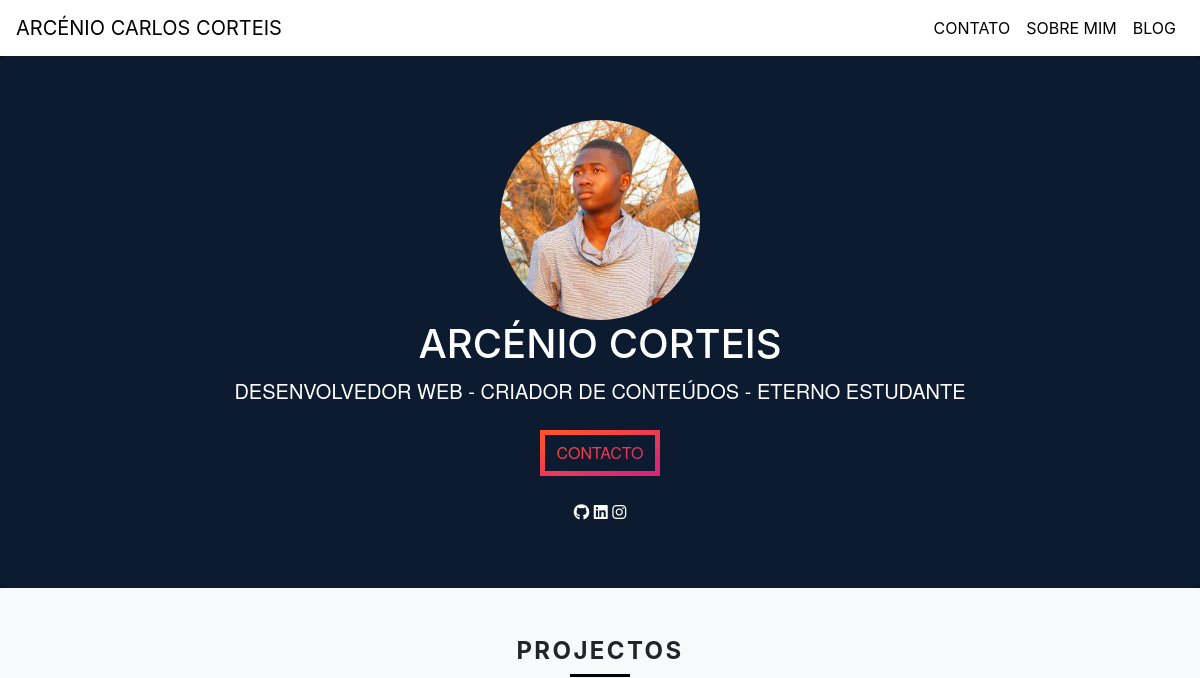
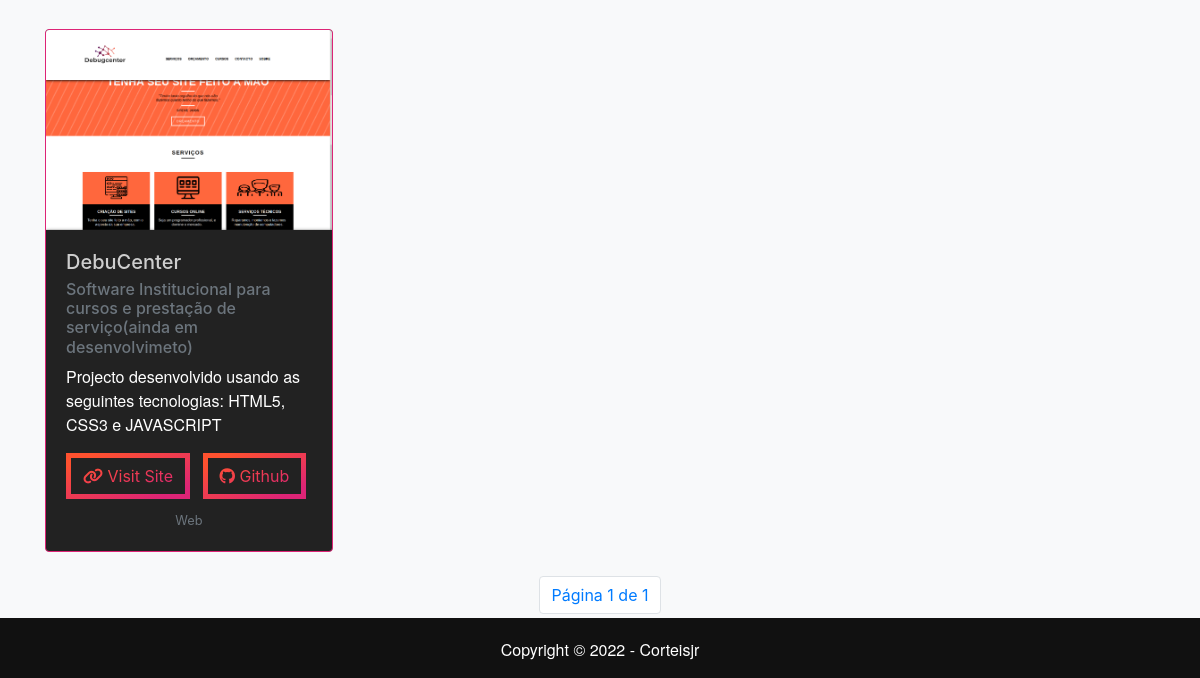
The app's page /, older data (2 pictures, top to bottom).
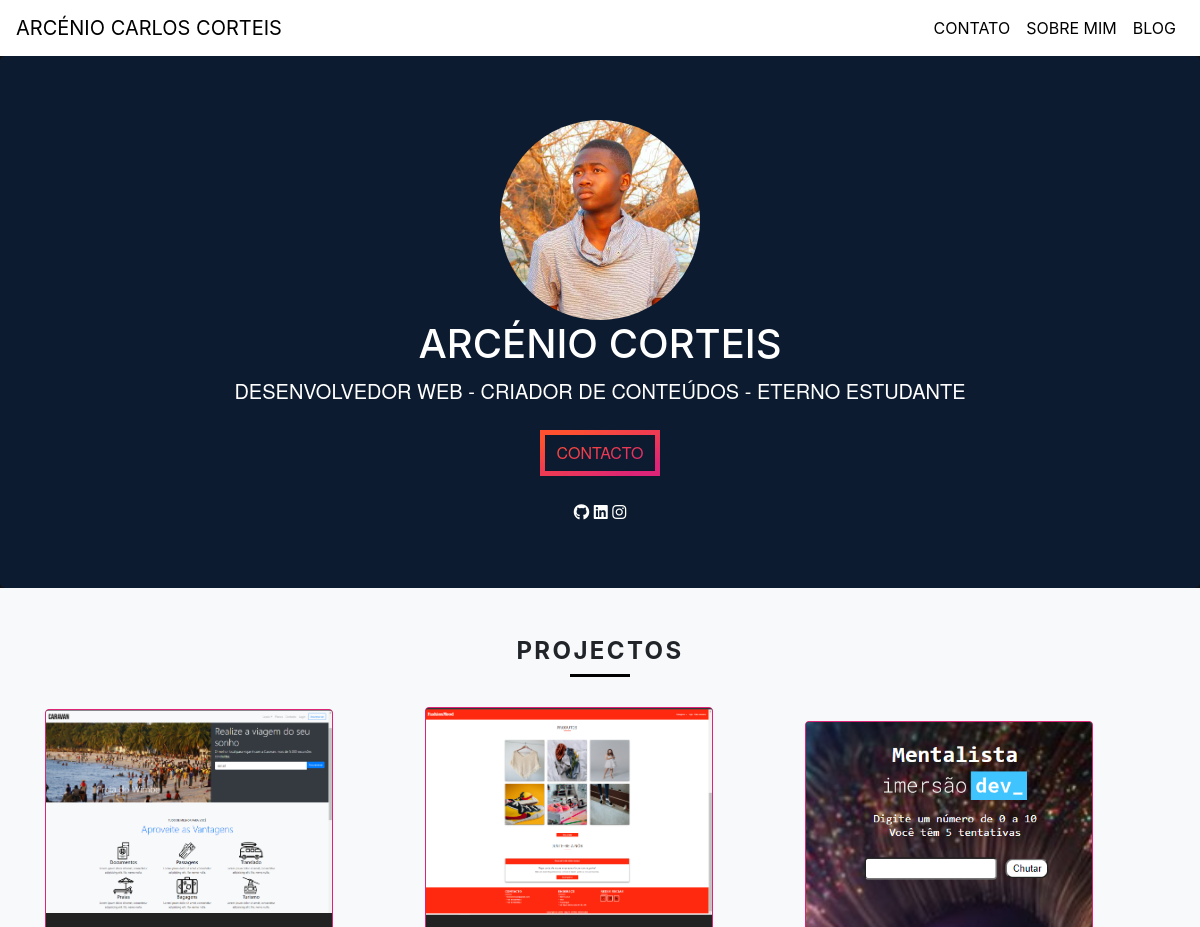
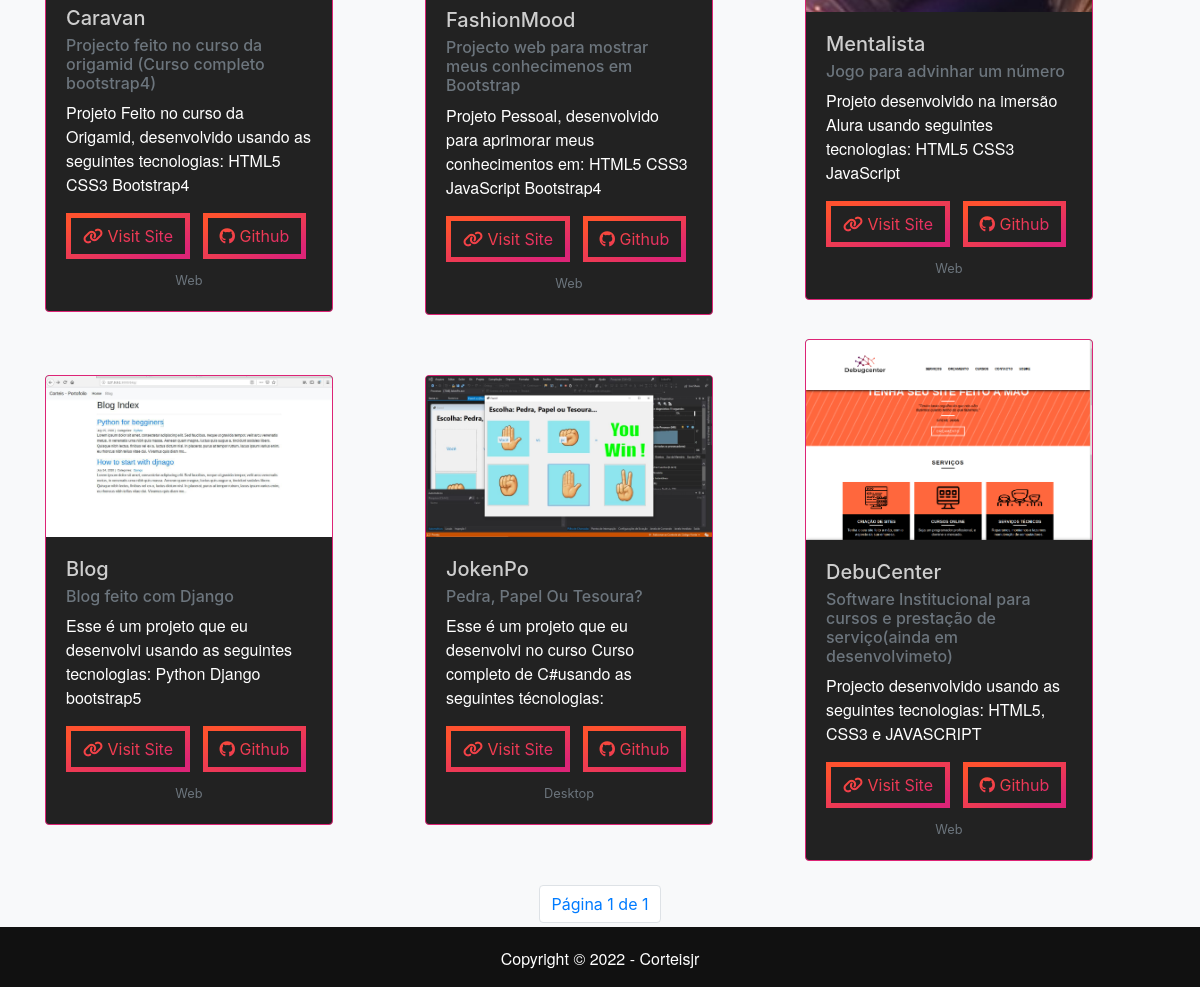
The same page, newer data (2 pictures, top to bottom).
### myPortfolio/models.py (models this page shows, shortened)
class Projectos(models.Model):
    title = models.CharField(max_length=100)
    subtitle = models.CharField(max_length=250)
    content = models.TextField()
    image = models.ImageField(null=True, blank=True)
    gitHub_link = models.URLField()
    link = models.URLField()
    projectType = CharField(max_length=30, default=False)
    publish = models.DateTimeField(default=timezone.now)
    class Meta:
         ordering = ('-publish',)

### myPortfolio/views.py (the view)
# urls.py: path('', home_view, name='home'),
def home_view(request):
    title = request.GET.get("title")
    subtitle = request.GET.get('subtitle')
    content = request.GET.get('content')
    gitHub_link = request.GET.get('gitHub_link')
    link = request.GET.get('link')
    projectType = request.GET.get('link')
    projects = Projectos.objects.all()
    if title is not None:
        projects = projects.filter(title__id=title)
    if subtitle is not None:
        projects = projects.filter(subtitle__id=subtitle)
    if content is not None:
        projects = projects.filter(content__id=content)
    if gitHub_link is not None:
        projects = projects.filter(gitHub_link__id=gitHub_link)
    if link is not None:
        projects = projects.filter(link__id=link)
    if projectType is not None:
        projects = projects.filter(projectType__id=projectType)
    if len(projects) > 0:
        paginator = Paginator(projects, 6)
        page = request.GET.get('page')
        projects = paginator.get_page(page)
    get_copy = request.GET.copy()
    parameters = get_copy.pop('page', True) and get_copy.urlencode()
    context = {
        'projects': projects,
        'parameters': parameters,
    }
    return render(request, template_name='home.html', context=context, status=200)

### myPortfolio/templates/home.html (shortened to what this page needs)
{% extends 'base.html' %}
{% load static %}
{% block content %}
<div class="album py-5 bg-light" id="projectos">
    <div class="container">
        <h2 class="text-center jumbotron-heading subtitulo">Projectos</h2>
        <div class="row">
            {% for project in projects %}
                <div class="col-md-4 d-flex align-items-center">
                    <div class="card mb-4 box-shadow" style="width: 18rem;">
                        <img class="card-img-top" src="{{project.image.url}}" alt="Card image cap">
                        <div class="card-body">
                          <h5 class="card-title">{{project.title}}</h5>
                          <p class="card-subtitle mb-2 text-muted h6">{{project.subtitle}}</p>
                          <p class="card-text text-white">{{project.content}}</p>
                          <a href="{{project.link}}" class="btn mr-2"><i class="fas fa-link"></i> Visit Site</a>
                          <a href="{{project.gitHub_link}}" class="btn "><i class="fab fa-github"></i> Github</a>
                          <div class="text-center mt-2">
                          <small class="text-muted">{{project.projectType}}</small>
                        </div>
                    </div>
                </div>
        </div>
        {% endfor %}
    </div>
    <div class="row">
        <nav aria-label="Page navigation" class="navigation">
            <ul class="pagination">
                <li class="page-item"><a href="#" class="page-link">Página {{ projects.number }} de {{ projects.paginator.num_pages}}</a></li>
            </ul>
        </nav>
    </div>
</div>
{% endblock content %}

### myPortfolio/templates/base.html (shortened to what this page needs)
{% load static %}
<!DOCTYPE html>
<html lang="pt">
<head>
    <link rel="stylesheet" href="https://maxcdn.bootstrapcdn.com/bootstrap/4.0.0/css/bootstrap.min.css"
>
    <link rel="stylesheet" href="{% static 'css/global.css' %}">
</head>
<body>
    <header>
        <nav class="navbar navbar-expand-md navbar-light" style="background-color:#fff">
            <a class="navbar-brand" href="/" style=color:#000>ARCÉNIO CARLOS CORTEIS</a>
            <div class="collapse navbar-collapse" id="navbarsExample04">
                <ul class="navbar-nav">
                    <li>
                        <a href="{% url 'contact' %}" class="nav-link" style=color:#000>Contato</a>
                    </li>
                    <li>
                        <a href="{% url 'about' %}" class="nav-link" style=color:#000>Sobre mim</a>
                    </li>
                    <li>
                        <a href="https://casanerd.netlify.app/" class="nav-link" style=color:#000>Blog</a>
                    </li>
                </ul>
            </div>
        </nav>
    </header>
    <section class="jumbotron text-center corPrimaria">
        <div class="container">
            <a href="/"><img src="{% static 'img/perfil.jpeg' %}" class="foto-perfil" alt="Arcénio Corteis" width='200'></a>
            <h1 class="jumbotron-heading" style="color:#fff;text-transform: uppercase;">Arcénio Corteis</h1>
            <p class="lead" style="color:#fff !important;">Desenvolvedor web - Criador de conteúdos - Eterno estudante
            </p>
            <p>
                <a href="{% url 'contact' %}" class="btn btn-dark my-2">CONTACTO</a>
            </p>
            <a href="https://github.com/corteisjr"><i style="color:#fff" class="fab fa-github"></i></a>
            <a href="https://www.linkedin.com/arcenio-corteisjr"><i style="color:#fff" class="fab fa-linkedin"></i></a>
            <a href="https://www.instagram.com/corteis_junior/"><i style="color:#fff" class="fab fa-instagram"></i></a>
        </div>
    </section>
    {% block content %}
    {% endblock content %}
     <footer class="text-center text-white fixed-bottom">
        <p>Copyright  &copy; <script>document.write(new Date().getFullYear())</script> - Corteisjr</p>
     </footer>
</body>
</html>

### myPortfolio/static/css/global.css (style rules this page uses)
p { font-family:'Helvetica Neue', Helvetica, Arial, sans-serif; }
.corPrimaria { background-color: #0C1B2F; }
.navigation { margin: 0 auto; }
.subtitulo { font-weight: bold; font-size: 24px; text-transform: uppercase; text-align: center; line-height: 30px; letter-spacing: .1em; margin-bottom: 30px; }
.subtitulo:after { content: ""; display: block; width: 60px; height: 3px; background: #000; margin: 8px auto; }
.foto-perfil { height: 100%; max-width: auto; border-radius: 50%; }
.jumbotron { margin-bottom: 0px; }
html { scroll-behavior: smooth; }
p { color: black !important; }
.lead, .navbar-nav { text-transform: uppercase; }
:root { --gradient: linear-gradient(to left top, #DD2476 10%, #FF512F 90%) !important; }
body { background: #111 !important; }
.card { background: #222; border: 1px solid #dd2476; color: rgba(250, 250, 250, 0.8); margin-bottom: 2rem; }
.btn { border: 5px solid; border-image-slice: 1; background: var(--gradient) !important; -webkit-background-clip: text !important; -webkit-text-fill-color: transparent !important; border-image-source: var(--gradient) !important; text-decoration: none; transition: all .4s ease; }
footer { background-color: #111; }
footer p { color: #fff !important; margin-top: 20px; }

Row changes from the older to the newer data that the page shows:
added Projectos: image (picture), title "Caravan", subtitle "Projecto feito no curso da origamid (Curso completo bootstrap4)", content "Projeto Feito no curso da Origamid, desenvolvido usando as seguintes tecnologias: HTML5 CSS3 Bootstrap4", projectType "Web"
added Projectos: image (picture), title "FashionMood", subtitle "Projecto web para mostrar meus conhecimenos em Bootstrap", content "Projeto Pessoal, desenvolvido para aprimorar meus conhecimentos em: HTML5 CSS3 JavaScript Bootstrap4", projectType "Web"
added Projectos: image (picture), title "Mentalista", subtitle "Jogo para advinhar um número", content "Projeto desenvolvido na imersão Alura usando seguintes tecnologias: HTML5 CSS3 JavaScript", projectType "Web"
added Projectos: image (picture), title "Blog", subtitle "Blog feito com Django", content "Esse é um projeto que eu desenvolvi usando as seguintes tecnologias: Python Django bootstrap5", projectType "Web"
added Projectos: image (picture), title "JokenPo", subtitle "Pedra, Papel Ou Tesoura?", content "Esse é um projeto que eu desenvolvi no curso Curso completo de C#usando as seguintes técnologias:", projectType "Desktop"
